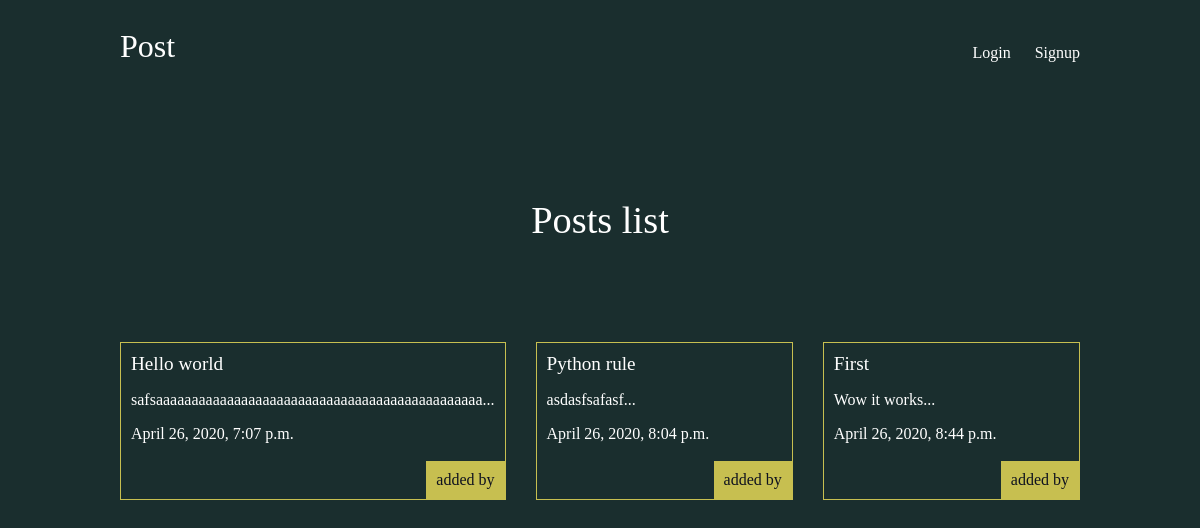
/posts/, run on an earlier commit of the app's database.
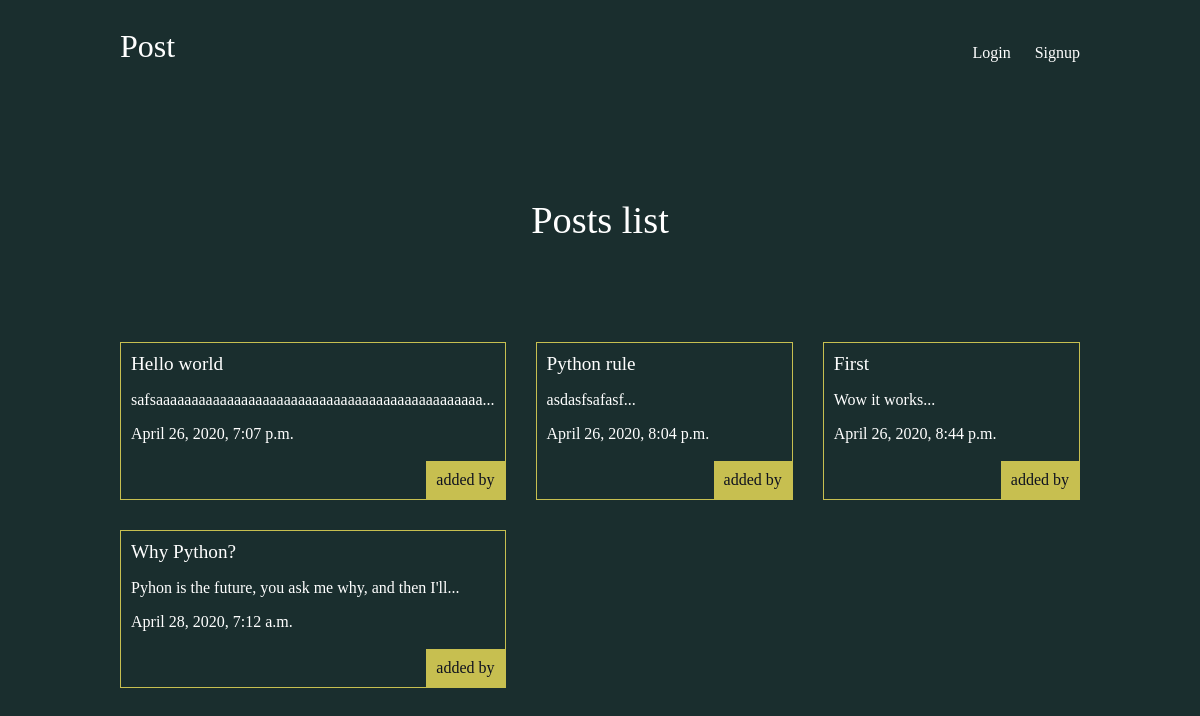
And on a later commit of the database.
### posts/models.py (models this page shows, shortened)
class Post(models.Model):
    title = models.CharField(max_length=100)
    slug = models.SlugField()
    body = models.TextField()
    date = models.DateTimeField(auto_now_add = True)
    thumb = models.ImageField(default="default.png", blank=True)
    author = models.ForeignKey(User, on_delete=models.CASCADE, default=None)
    def snippet(self):
        return self.body[:50]+ '...'

### posts/views.py (the view)
# urls.py: path('', post_views.posts_list, name="home")
def posts_list(request):
    posts = Post.objects.all().order_by('date')
    return render(request, 'posts/posts_list.html', {'posts': posts}  )

### posts/templates/posts/posts_list.html
{%extends 'base_layout.html' %}
{% block content %}
<h1>Posts list</h1>
   <div class="posts">
      {% for post in posts %}
         <div class="post">
             <h2> <a href="{% url 'posts:details' slug=post.slug %}"> {{post.title}} </a> </h2>
             <p> {{ post.snippet}}</p>
             <p> {{post.date}}</p>
             <p class="author">added by {{ post.author.username }}</p>
         </div>
      {%endfor%}
   </div>
{% endblock %}

### templates/base_layout.html (shortened to what this page needs)
{% load static %}
<!DOCTYPE html>
<html lang="en">
<head>
    <link rel="stylesheet" href="{% static 'styles.css' %}">
</head>
<body>
<header class="wrapper">
    <h1><a href="{% url 'home' %}">Post</a></h1>
    <nav>
        <ul>
            {% if user.is_authenticated %}
            <li>
                <form class="logout-link" action="{% url 'accounts:logout' %}" method="post">
                    {%csrf_token%}
                    <button type="submit">Logout</button>
                </form>
            </li>
            <li><a href=" {% url 'posts:create' %}" class="highlight">New post</a></li>
            {% else %}
               <li><a href="{% url 'accounts:login' %}"> Login</a></li>
               <li><a href="{% url 'accounts:signup' %}"> Signup</a></li>
            {% endif %}
        </ul>
    </nav>
</header>
<div class="wrapper">
    {%block content%}
    {%endblock%}
</div>
</body>
</html>

### assets/styles.css (style rules this page uses)
body { background-color: rgb(26, 46, 46); color: #fff }
body * { font-family: Ubuntu; }
h1, h2, h3, h4, h5 { font-weight: normal; margin: 0; }
a, a:hover, a:visited { color: #fff; text-decoration: none; }
.wrapper { max-width: 960px; margin: 0 auto; }
div.wrapper > h1 { text-align: center; margin: 100px auto; font-size: 2.4em }
header { display: grid; grid-template-columns: 1fr 1fr; padding: 20px 0; }
nav { justify-self: end; }
nav li { display: inline-block; list-style-type: none; margin-left: 20px; }
.posts { display: grid; grid-template-columns: 1fr 1fr 1fr; grid-gap: 30px; }
.post { padding: 10px; border: 1px solid #c7bf50; position: relative; padding-bottom: 40px; }
.post h2 { font-size: 1.2em; }
.post .author { padding: 10px; background: #c7bf50; position: absolute; right: 0; bottom: 0; margin: 0; color: #0f121f; }

What changed in the data, as far as the page shows it:
added Post: title "Why Python?", snippet "Pyhon is the future, you ask me why, and then I'll...", date "April 28, 2020, 7:12 a.m."
